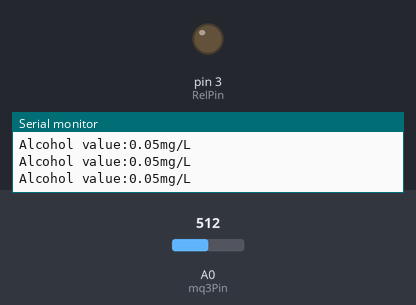
Recording of a sketch running on a simulated Arduino Uno, built with avr-gcc and run on an emulated ATmega328P. Shown: output pins drawn as LEDs (lit = HIGH), the last lines printed to the serial monitor. Inputs (shaded band) come from the test bench; at power-on: A0 (mq3Pin) = 512.

Above: at 1.3 s.
1.4 s: A0 (mq3Pin) set to 484
At 2.9 s:
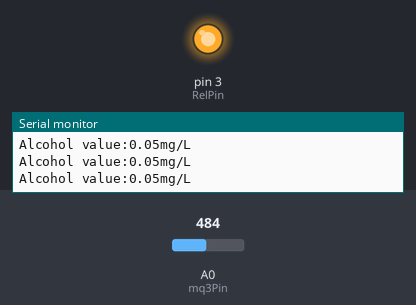
3.5 s: A0 (mq3Pin) set to 511
At 4.5 s:
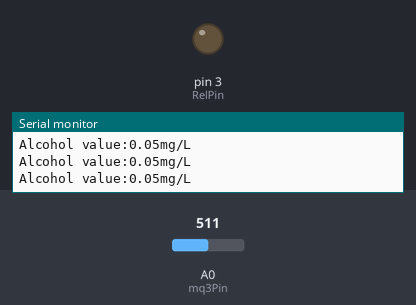
5.5 s: A0 (mq3Pin) set to 306
At 7.3 s:
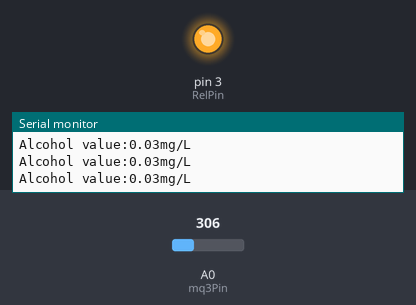
Timing chart, 0 to 8.8 s (numbered marks = the images above; inputs shaded):
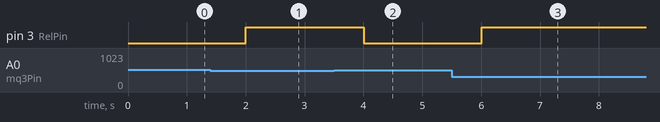

Measured:
- the behaviour switches between 501 and 500 on A0 (mq3Pin) (found by bisection; images 0 and 1)
- after the input at 1.4 s, pin 3 (RelPin): LOW → HIGH after 0.60 s
- after the input at 3.5 s, pin 3 (RelPin): HIGH → LOW after 0.51 s
- after the input at 5.5 s, pin 3 (RelPin): LOW → HIGH after 0.51 s

The sketch:

Relaly_ex1.ino
```cpp
int mq3Pin=A0; //mq3 pin
int RelPin=3; //relay pin
float value; //mq3 순수 값
float value2; //mq3 계산 값
void setup() {
  Serial.begin(9600);
  pinMode(RelPin,OUTPUT);
}
//0.05 이상 면허정지
void loop() {
  value=analogRead(mq3Pin);
  Serial.print("Alcohol value:");
  Serial.print((value)/10000);
  Serial.println("mg/L");
  value2=value/10000;
  delay(500);
  if(value2>0.05){
    digitalWrite(RelPin,LOW);
    //delay(100);
  }
  else {
    digitalWrite(RelPin,HIGH);
    //delay(100);
  }
}
```
